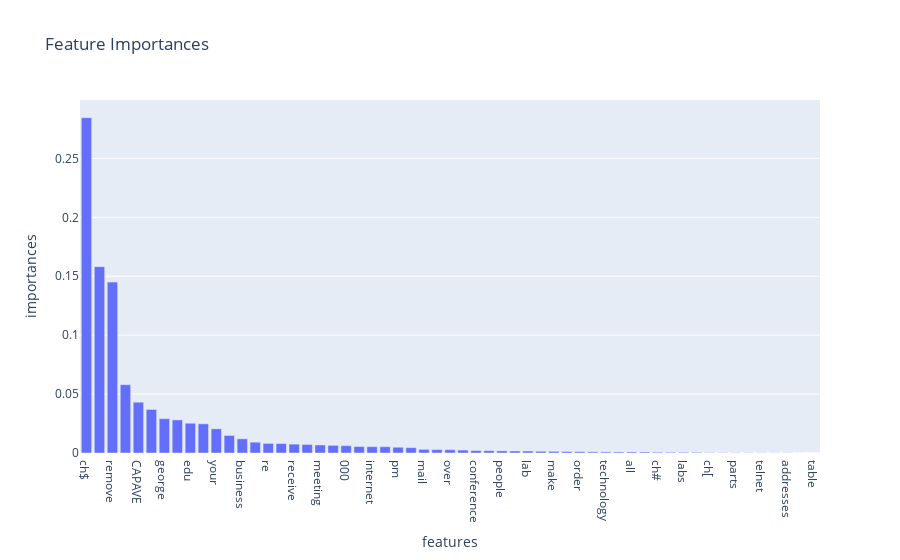

The notebook cell this image was saved under:
### Code cell
# fit X_train, y_train with GradientBoostingClassifier
from sklearn.ensemble import GradientBoostingClassifier

# if we cross validate on n_estimators, we get 500
# if we cross validate on max_depth, we get 6
# if we cross validate on learning_rate, we get 0.1
gb = GradientBoostingClassifier(n_estimators=500, random_state=101, max_depth=6, learning_rate=0.1)
gb.fit(X_train, y_train)
y_gb = gb.predict(X_test)
accuracy = accuracy_score(y_test, y_gb)
print(f"Accuracy: {accuracy:.4f}")

# calculate the feature importance for the GradientBoostingClassifier
importances = gb.feature_importances_

indices_sorted = np.argsort(importances)[::-1]
importances_sorted = importances[indices_sorted]
features_sorted = np.array(features)[indices_sorted]

# plot the feature importances with plotly express
import plotly.express as px
dfPlot = pd.DataFrame({'features': features_sorted, 'importances': importances_sorted})
fig = px.bar(dfPlot, x='features', y='importances', title='Feature Importances')
fig.show()

### Figure 1 — Plotly figure (JSON) as saved in the notebook; plotly's stock layout.template omitted (floating-point values rounded to 4 significant figures)
{"data": [{"alignmentgroup": "True", "hovertemplate": "features=%{x}<br>importances=%{y}<extra></extra>", "legendgroup": "", "marker": {"color": "#636efa", "pattern": {"shape": ""}}, "name": "", "offsetgroup": "", "orientation": "v", "showlegend": false, "textposition": "auto", "type": "bar", "x": ["ch$", "ch!", "remove", "hp", "CAPAVE", "free", "george", "CAPMAX", "edu", "CAPTOT", "your", "our", "business", "you", "re", "email", "receive", "money", "meeting", "ch(", "000", "650", "internet", "will", "pm", "1999", "mail", "ch_;", "over", "font", "conference", "data", "people", "hpl", "lab", "415", "make", "original", "order", "report", "technology", "address", "all", "3d", "ch#", "credit", "labs", "cs", "ch[", "project", "parts", "85", "telnet", "direct", "addresses", "857", "table"], "xaxis": "x", "y": [0.2846, 0.1581, 0.145, 0.05797, 0.0431, 0.03697, 0.02917, 0.02806, 0.02528, 0.02477, 0.02054, 0.01488, 0.01203, 0.009178, 0.008147, 0.008014, 0.007531, 0.007247, 0.006816, 0.006492, 0.006235, 0.005493, 0.005366, 0.00533, 0.004908, 0.004564, 0.003076, 0.002882, 0.002802, 0.002487, 0.002071, 0.001971, 0.001819, 0.001704, 0.001695, 0.001488, 0.001426, 0.001239, 0.001174, 0.0009836, 0.0008989, 0.0008987, 0.000895, 0.0008683, 0.0006818, 0.000614, 0.0005997, 0.0005903, 0.0002702, 0.0002049, 0.0001875, 0.0001874, 0.000157, 0.0001384, 0.0001376, 1.734e-05, 1.487e-06], "yaxis": "y"}], "layout": {"barmode": "relative", "legend": {"tracegroupgap": 0}, "title": {"text": "Feature Importances"}, "xaxis": {"anchor": "y", "domain": [0, 1], "title": {"text": "features"}}, "yaxis": {"anchor": "x", "domain": [0, 1], "title": {"text": "importances"}}}}
